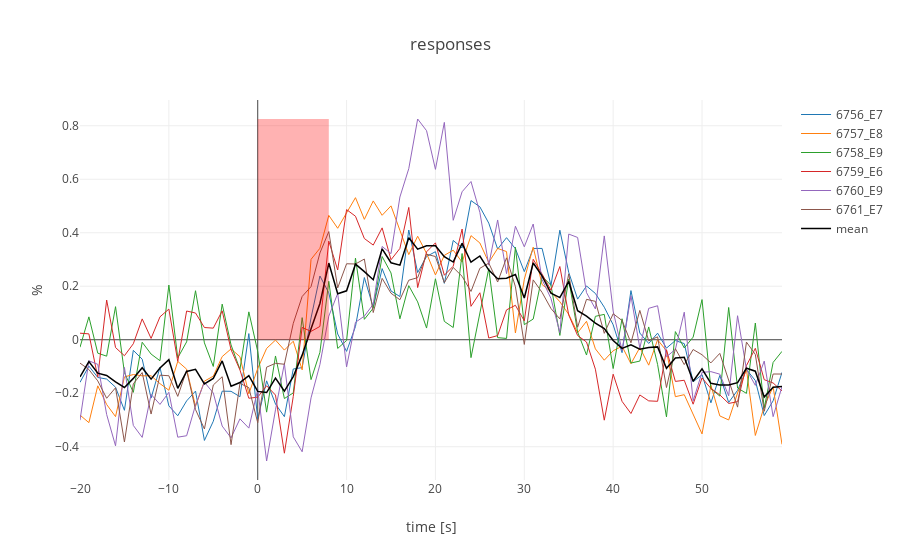

The notebook cell saved with this chart:
### Code cell
def averageblocks(inputdf,starttimes,baseline,duration):
    idx = pd.IndexSlice
    blocks_mean=[]
    block_time = np.arange(-baseline,duration) 
    blockIndex = pd.Index(block_time, name='Time [s]')
    
    for i in range(frames.columns.size):
        block_single = []
        
        for n in starttimes:
            block_single.append(inputdf.iloc[n-baseline:n+duration,i].reset_index(drop=True))
        
        blocks = pd.concat(block_single, axis=1, ignore_index = True)
        blocks['time'] = blockIndex
        blocks.set_index('time',drop=True,inplace=True)           
            
        blocks_mean.append(blocks.mean(axis=1))
        
    blocks_output = pd.concat(blocks_mean, axis=1, ignore_index = True)
    blocks_output['time'] = blockIndex
    blocks_output.set_index('time',drop=True,inplace=True)
    return blocks_output
                                     
averages = averageblocks(frames,stimList,20,60)

plottools.plotlyplot(averages, [0], duration=duration, names=keys)
